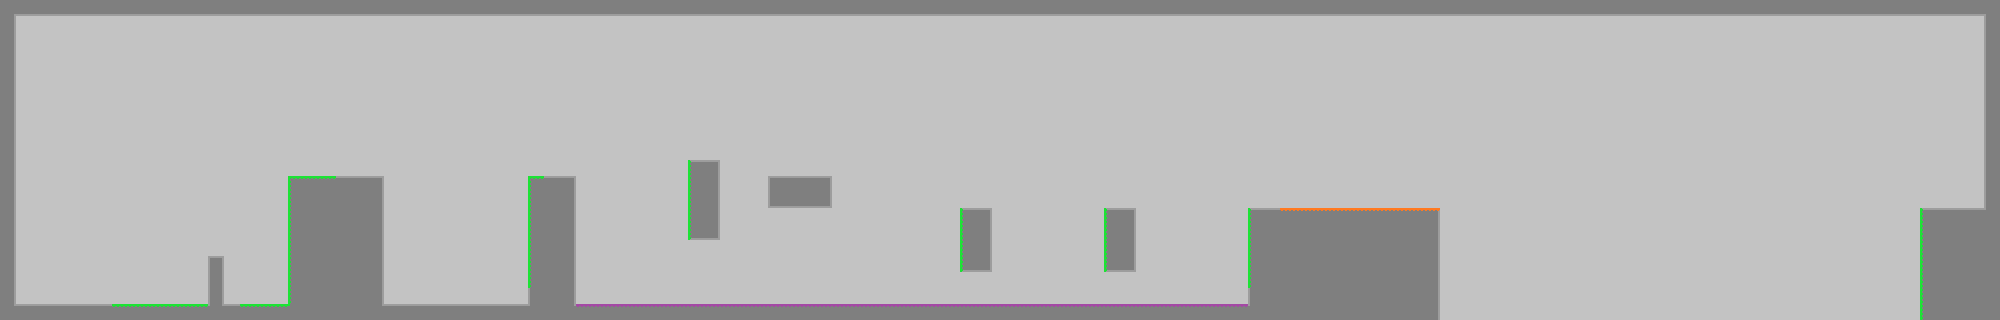

This is a level from a 2D game, rendered from its Tiled map with the project's own tilesets. A one-line summary and the map file follow, with tile-layer data summarised:
An orthogonal 125x20 tile map with 16x16 px tiles, 2 tile layers (background, graphics), 2 tilesets and 26 objects.

<map version="1.0" tiledversion="2018.04.18" orientation="orthogonal" renderorder="left-down" width="125" height="20" tilewidth="16" tileheight="16" infinite="0" nextobjectid="72">
 <tileset firstgid="1" name="Tileset" tilewidth="16" tileheight="16" spacing="2" margin="1" tilecount="924" columns="24">
  <image source="TESTures.png" width="432" height="72" />
 </tileset>
 <tileset firstgid="925" name="Tileset" tilewidth="16" tileheight="16" spacing="2" margin="1" tilecount="924" columns="24">
  <image source="TESTures.png" width="432" height="72" />
 </tileset>
 <layer name="background" width="125" height="20">
  <data>[2500 cells, 2500 non-empty, 17 distinct tile ids]</data>
 </layer>
 <layer name="graphics" width="125" height="20">
  <data>[2500 cells, 1619 non-empty, 7 distinct tile ids]</data>
 </layer>
 <objectgroup name="ground">
  <object id="28" x="208" y="256" width="16" height="48" />
  <object id="40" x="288" y="176" width="96" height="128" />
  <object id="43" x="0" y="304" width="1440" height="16" />
  <object id="44" x="1248" y="208" width="192" height="96" />
  <object id="45" x="1920" y="208" width="80" height="112" />
  <object id="48" x="528" y="176" width="48" height="128" />
  <object id="49" x="688" y="160" width="32" height="80" />
  <object id="50" x="768" y="176" width="64" height="32" />
  <object id="51" x="960" y="208" width="32" height="64" />
  <object id="52" x="1104" y="208" width="32" height="64" />
  <object id="67" x="1920" y="208" width="80" height="112" />
  <object id="69" x="1984" y="0" width="16" height="208" />
  <object id="70" x="0" y="0" width="1984" height="16" />
  <object id="71" x="0" y="16" width="16" height="288" />
 </objectgroup>
 <objectgroup name="path" />
 <objectgroup name="turn" />
 <objectgroup name="red gel" />
 <objectgroup name="orange gel">
  <object id="64" x="1280" y="208" width="160" height="16" />
 </objectgroup>
 <objectgroup name="blue gel" />
 <objectgroup name="enemies" />
 <objectgroup name="purple gel">
  <object id="63" x="576" y="304" width="672" height="16" />
 </objectgroup>
 <objectgroup name="green gel">
  <object id="23" x="112" y="304" width="96" height="16" />
  <object id="38" x="288" y="176" width="48" height="128" />
  <object id="39" x="240" y="304" width="48" height="16" />
  <object id="54" x="1920" y="208" width="16" height="112" />
  <object id="55" x="1248" y="208" width="16" height="80" />
  <object id="56" x="1104" y="208" width="16" height="64" />
  <object id="57" x="960" y="208" width="16" height="64" />
  <object id="59" x="688" y="160" width="16" height="80" />
  <object id="60" x="528" y="176" width="16" height="112" />
 </objectgroup>
 <objectgroup name="cubes" />
 <objectgroup name="goal">
  <object id="65" x="1936" y="208" width="48" height="16" />
 </objectgroup>
 <objectgroup name="gun" />
</map>
